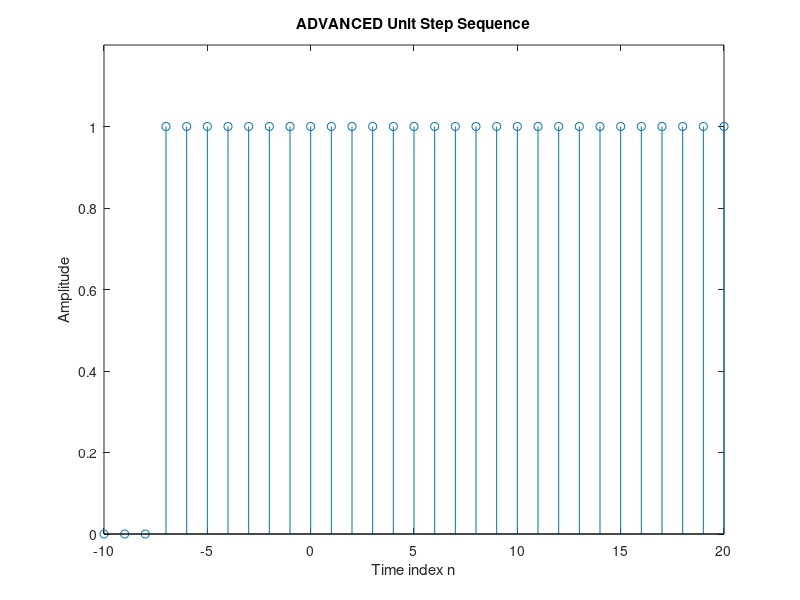

Here is the MATLAB script that generated this plot:
% Program Q1_5
% Generation of an ADVANCED Unit Step Sequence
clf;
% Generate a vector from -10 to 20
n = -10:20;
% Generate the ADVANCED unit step sequence
sd = [zeros(1, 3) ones(1, 28)];
% Plot the ADVANCED unit step sequence
stem(n, sd);
xlabel('Time index n'); ylabel('Amplitude');
title('ADVANCED Unit Step Sequence');
axis([-10 20 0 1.2]);
